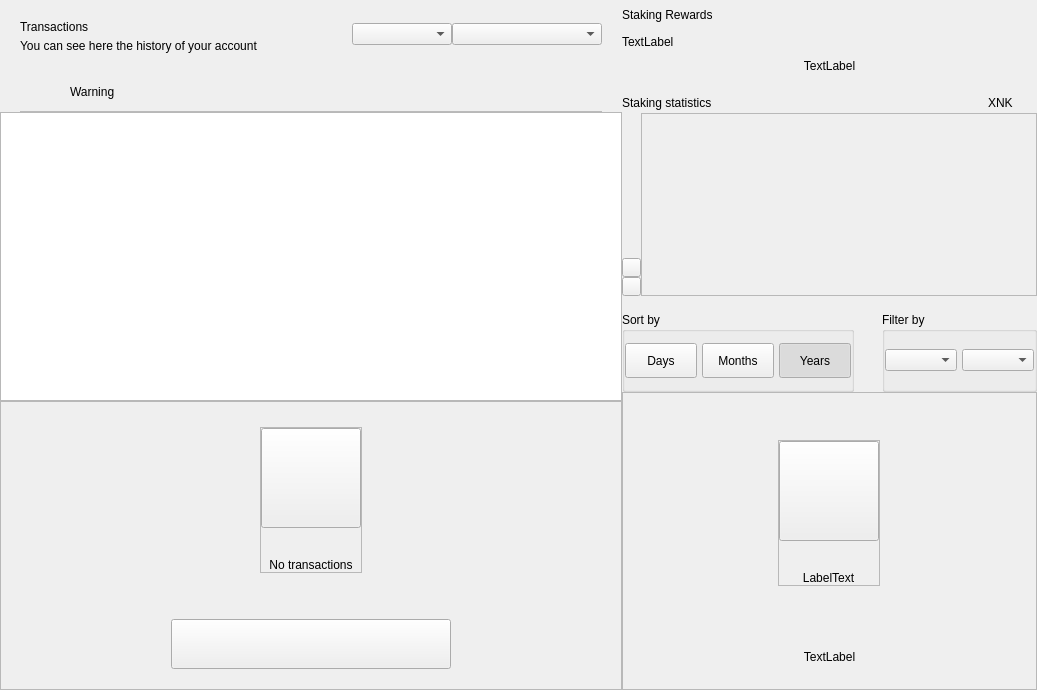
<?xml version="1.0" encoding="UTF-8"?>
<ui version="4.0">
 <class>DashboardWidget</class>
 <widget class="QWidget" name="DashboardWidget">
  <property name="geometry">
   <rect>
    <x>0</x>
    <y>0</y>
    <width>1037</width>
    <height>690</height>
   </rect>
  </property>
  <property name="windowTitle">
   <string>Form</string>
  </property>
  <layout class="QHBoxLayout" name="horizontalLayout_2" stretch="3,2">
   <property name="spacing">
    <number>0</number>
   </property>
   <property name="leftMargin">
    <number>0</number>
   </property>
   <property name="topMargin">
    <number>0</number>
   </property>
   <property name="rightMargin">
    <number>0</number>
   </property>
   <property name="bottomMargin">
    <number>0</number>
   </property>
   <item>
    <widget class="QWidget" name="left" native="true">
     <layout class="QVBoxLayout" name="left_2">
      <property name="spacing">
       <number>0</number>
      </property>
      <property name="leftMargin">
       <number>0</number>
      </property>
      <property name="topMargin">
       <number>0</number>
      </property>
      <property name="rightMargin">
       <number>0</number>
      </property>
      <property name="bottomMargin">
       <number>0</number>
      </property>
      <item>
       <layout class="QVBoxLayout" name="verticalLayout22">
        <property name="spacing">
         <number>0</number>
        </property>
        <property name="leftMargin">
         <number>20</number>
        </property>
        <property name="topMargin">
         <number>15</number>
        </property>
        <property name="rightMargin">
         <number>20</number>
        </property>
        <item>
         <widget class="QFrame" name="left_top_container">
          <layout class="QHBoxLayout" name="horizontalLayout">
           <property name="spacing">
            <number>0</number>
           </property>
           <property name="leftMargin">
            <number>0</number>
           </property>
           <property name="topMargin">
            <number>0</number>
           </property>
           <property name="rightMargin">
            <number>0</number>
           </property>
           <property name="bottomMargin">
            <number>0</number>
           </property>
           <item>
            <layout class="QVBoxLayout" name="verticalLayout_5">
             <property name="spacing">
              <number>5</number>
             </property>
             <property name="topMargin">
              <number>5</number>
             </property>
             <item>
              <widget class="QLabel" name="labelTitle">
               <property name="text">
                <string>Transactions</string>
               </property>
              </widget>
             </item>
             <item>
              <widget class="QLabel" name="labelSubtitle">
               <property name="text">
                <string>You can see here the history of your account</string>
               </property>
               <property name="alignment">
                <set>Qt::AlignLeading|Qt::AlignLeft|Qt::AlignVCenter</set>
               </property>
              </widget>
             </item>
            </layout>
           </item>
           <item>
            <spacer name="horizontalSpacer">
             <property name="orientation">
              <enum>Qt::Horizontal</enum>
             </property>
             <property name="sizeHint" stdset="0">
              <size>
               <width>40</width>
               <height>20</height>
              </size>
             </property>
            </spacer>
           </item>
           <item>
            <widget class="QComboBox" name="comboBoxSortType">
             <property name="minimumSize">
              <size>
               <width>100</width>
               <height>0</height>
              </size>
             </property>
            </widget>
           </item>
           <item>
            <widget class="QComboBox" name="comboBoxSort">
             <property name="minimumSize">
              <size>
               <width>150</width>
               <height>0</height>
              </size>
             </property>
            </widget>
           </item>
          </layout>
         </widget>
        </item>
       </layout>
      </item>
      <item>
       <spacer name="verticalSpacer">
        <property name="orientation">
         <enum>Qt::Vertical</enum>
        </property>
        <property name="sizeType">
         <enum>QSizePolicy::Fixed</enum>
        </property>
        <property name="sizeHint" stdset="0">
         <size>
          <width>20</width>
          <height>20</height>
         </size>
        </property>
       </spacer>
      </item>
      <item>
       <widget class="QWidget" name="layoutWarning" native="true">
        <layout class="QVBoxLayout" name="verticalLayout_3">
         <property name="spacing">
          <number>0</number>
         </property>
         <property name="leftMargin">
          <number>0</number>
         </property>
         <property name="topMargin">
          <number>0</number>
         </property>
         <property name="rightMargin">
          <number>0</number>
         </property>
         <property name="bottomMargin">
          <number>0</number>
         </property>
         <item>
          <widget class="QWidget" name="containerWarning" native="true">
           <layout class="QVBoxLayout" name="verticalLayout_21">
            <property name="spacing">
             <number>9</number>
            </property>
            <property name="leftMargin">
             <number>20</number>
            </property>
            <property name="topMargin">
             <number>9</number>
            </property>
            <property name="rightMargin">
             <number>20</number>
            </property>
            <property name="bottomMargin">
             <number>0</number>
            </property>
            <item>
             <widget class="QFrame" name="frameWarning">
              <property name="styleSheet">
               <string notr="true">border:none;</string>
              </property>
              <property name="frameShape">
               <enum>QFrame::StyledPanel</enum>
              </property>
              <property name="frameShadow">
               <enum>QFrame::Raised</enum>
              </property>
              <layout class="QHBoxLayout" name="horizontalLayout11" stretch="0,0,2">
               <property name="leftMargin">
                <number>0</number>
               </property>
               <property name="topMargin">
                <number>0</number>
               </property>
               <property name="rightMargin">
                <number>0</number>
               </property>
               <property name="bottomMargin">
                <number>0</number>
               </property>
               <item alignment="Qt::AlignVCenter">
                <widget class="QPushButton" name="imgWarning">
                 <property name="styleSheet">
                  <string notr="true">border:none;</string>
                 </property>
                 <property name="text">
                  <string/>
                 </property>
                 <property name="iconSize">
                  <size>
                   <width>24</width>
                   <height>24</height>
                  </size>
                 </property>
                </widget>
               </item>
               <item>
                <spacer name="horizontalSpacer_3">
                 <property name="orientation">
                  <enum>Qt::Horizontal</enum>
                 </property>
                 <property name="sizeType">
                  <enum>QSizePolicy::Fixed</enum>
                 </property>
                 <property name="sizeHint" stdset="0">
                  <size>
                   <width>12</width>
                   <height>20</height>
                  </size>
                 </property>
                </spacer>
               </item>
               <item alignment="Qt::AlignVCenter">
                <widget class="QLabel" name="lblWarning">
                 <property name="styleSheet">
                  <string notr="true"/>
                 </property>
                 <property name="text">
                  <string>Warning</string>
                 </property>
                 <property name="alignment">
                  <set>Qt::AlignBottom|Qt::AlignLeading|Qt::AlignLeft</set>
                 </property>
                </widget>
               </item>
              </layout>
             </widget>
            </item>
            <item>
             <widget class="QLabel" name="lblDivisory">
              <property name="minimumSize">
               <size>
                <width>0</width>
                <height>1</height>
               </size>
              </property>
              <property name="maximumSize">
               <size>
                <width>16777215</width>
                <height>1</height>
               </size>
              </property>
              <property name="styleSheet">
               <string notr="true">background-color:#bababa;</string>
              </property>
              <property name="text">
               <string/>
              </property>
              <property name="alignment">
               <set>Qt::AlignBottom|Qt::AlignLeading|Qt::AlignLeft</set>
              </property>
             </widget>
            </item>
           </layout>
          </widget>
         </item>
        </layout>
       </widget>
      </item>
      <item>
       <widget class="QListView" name="listTransactions">
        <property name="mouseTracking">
         <bool>true</bool>
        </property>
        <property name="selectionBehavior">
         <enum>QAbstractItemView::SelectItems</enum>
        </property>
        <property name="verticalScrollMode">
         <enum>QAbstractItemView::ScrollPerItem</enum>
        </property>
       </widget>
      </item>
      <item>
       <widget class="QFrame" name="emptyContainer">
        <property name="minimumSize">
         <size>
          <width>0</width>
          <height>100</height>
         </size>
        </property>
        <property name="frameShape">
         <enum>QFrame::StyledPanel</enum>
        </property>
        <property name="frameShadow">
         <enum>QFrame::Raised</enum>
        </property>
        <layout class="QVBoxLayout" name="verticalLayout_7" stretch="1,8,0,0">
         <property name="spacing">
          <number>0</number>
         </property>
         <property name="leftMargin">
          <number>0</number>
         </property>
         <property name="topMargin">
          <number>0</number>
         </property>
         <property name="rightMargin">
          <number>0</number>
         </property>
         <property name="bottomMargin">
          <number>20</number>
         </property>
         <item>
          <spacer name="verticalSpacer12">
           <property name="orientation">
            <enum>Qt::Vertical</enum>
           </property>
           <property name="sizeHint" stdset="0">
            <size>
             <width>20</width>
             <height>20</height>
            </size>
           </property>
          </spacer>
         </item>
         <item alignment="Qt::AlignHCenter|Qt::AlignVCenter">
          <widget class="QFrame" name="emptyScreen">
           <property name="sizePolicy">
            <sizepolicy hsizetype="Expanding" vsizetype="Expanding">
             <horstretch>0</horstretch>
             <verstretch>0</verstretch>
            </sizepolicy>
           </property>
           <property name="frameShape">
            <enum>QFrame::StyledPanel</enum>
           </property>
           <property name="frameShadow">
            <enum>QFrame::Raised</enum>
           </property>
           <layout class="QVBoxLayout" name="verticalLayout12">
            <property name="spacing">
             <number>30</number>
            </property>
            <property name="leftMargin">
             <number>0</number>
            </property>
            <property name="topMargin">
             <number>0</number>
            </property>
            <property name="rightMargin">
             <number>0</number>
            </property>
            <property name="bottomMargin">
             <number>0</number>
            </property>
            <item alignment="Qt::AlignHCenter|Qt::AlignVCenter">
             <widget class="QPushButton" name="pushImgEmpty">
              <property name="minimumSize">
               <size>
                <width>100</width>
                <height>100</height>
               </size>
              </property>
              <property name="maximumSize">
               <size>
                <width>100</width>
                <height>100</height>
               </size>
              </property>
              <property name="focusPolicy">
               <enum>Qt::NoFocus</enum>
              </property>
              <property name="text">
               <string/>
              </property>
              <property name="iconSize">
               <size>
                <width>100</width>
                <height>100</height>
               </size>
              </property>
             </widget>
            </item>
            <item alignment="Qt::AlignHCenter|Qt::AlignVCenter">
             <widget class="QLabel" name="labelEmpty">
              <property name="styleSheet">
               <string notr="true"/>
              </property>
              <property name="text">
               <string>No transactions</string>
              </property>
              <property name="alignment">
               <set>Qt::AlignCenter</set>
              </property>
             </widget>
            </item>
           </layout>
          </widget>
         </item>
         <item>
          <spacer name="verticalSpacer_21">
           <property name="orientation">
            <enum>Qt::Vertical</enum>
           </property>
           <property name="sizeHint" stdset="0">
            <size>
             <width>20</width>
             <height>40</height>
            </size>
           </property>
          </spacer>
         </item>
         <item alignment="Qt::AlignHCenter">
          <widget class="QPushButton" name="btnHowTo">
           <property name="minimumSize">
            <size>
             <width>280</width>
             <height>50</height>
            </size>
           </property>
           <property name="focusPolicy">
            <enum>Qt::NoFocus</enum>
           </property>
           <property name="text">
            <string/>
           </property>
          </widget>
         </item>
        </layout>
       </widget>
      </item>
     </layout>
    </widget>
   </item>
   <item>
    <widget class="QWidget" name="right" native="true">
     <property name="minimumSize">
      <size>
       <width>200</width>
       <height>0</height>
      </size>
     </property>
     <layout class="QVBoxLayout" name="verticalLayout_31">
      <property name="spacing">
       <number>0</number>
      </property>
      <property name="leftMargin">
       <number>0</number>
      </property>
      <property name="topMargin">
       <number>0</number>
      </property>
      <property name="rightMargin">
       <number>0</number>
      </property>
      <property name="bottomMargin">
       <number>0</number>
      </property>
      <item>
       <layout class="QVBoxLayout" name="verticalLayout_2" stretch="0,0,0,0,0,0,0">
        <property name="spacing">
         <number>0</number>
        </property>
        <item>
         <layout class="QHBoxLayout" name="horizontalLayout_3">
          <property name="spacing">
           <number>0</number>
          </property>
          <item>
           <layout class="QVBoxLayout" name="verticalLayout_6">
            <property name="spacing">
             <number>5</number>
            </property>
            <item>
             <widget class="QLabel" name="labelTitle2">
              <property name="minimumSize">
               <size>
                <width>0</width>
                <height>30</height>
               </size>
              </property>
              <property name="text">
               <string>Staking Rewards</string>
              </property>
             </widget>
            </item>
            <item>
             <widget class="QLabel" name="labelMessage">
              <property name="text">
               <string>TextLabel</string>
              </property>
             </widget>
            </item>
           </layout>
          </item>
          <item>
           <spacer name="horizontalSpacer_2">
            <property name="orientation">
             <enum>Qt::Horizontal</enum>
            </property>
            <property name="sizeType">
             <enum>QSizePolicy::MinimumExpanding</enum>
            </property>
            <property name="sizeHint" stdset="0">
             <size>
              <width>20</width>
              <height>20</height>
             </size>
            </property>
           </spacer>
          </item>
         </layout>
        </item>
        <item>
         <spacer name="verticalSpacer_4">
          <property name="orientation">
           <enum>Qt::Vertical</enum>
          </property>
          <property name="sizeType">
           <enum>QSizePolicy::Fixed</enum>
          </property>
          <property name="sizeHint" stdset="0">
           <size>
            <width>20</width>
            <height>10</height>
           </size>
          </property>
         </spacer>
        </item>
        <item>
         <layout class="QHBoxLayout" name="horizontalLayout_5" stretch="0">
          <property name="spacing">
           <number>0</number>
          </property>
          <item>
           <widget class="QLabel" name="labelAmountXnk">
            <property name="text">
             <string>TextLabel</string>
            </property>
            <property name="alignment">
             <set>Qt::AlignCenter</set>
            </property>
           </widget>
          </item>
         </layout>
        </item>
        <item>
         <spacer name="verticalSpacer_6">
          <property name="orientation">
           <enum>Qt::Vertical</enum>
          </property>
          <property name="sizeType">
           <enum>QSizePolicy::Fixed</enum>
          </property>
          <property name="sizeHint" stdset="0">
           <size>
            <width>20</width>
            <height>20</height>
           </size>
          </property>
         </spacer>
        </item>
        <item>
         <widget class="QWidget" name="layoutChart" native="true">
          <layout class="QVBoxLayout" name="verticalLayout_8" stretch="3,0">
           <property name="spacing">
            <number>16</number>
           </property>
           <property name="leftMargin">
            <number>0</number>
           </property>
           <property name="topMargin">
            <number>0</number>
           </property>
           <property name="rightMargin">
            <number>0</number>
           </property>
           <property name="bottomMargin">
            <number>0</number>
           </property>
           <item>
            <widget class="QWidget" name="verticalWidgetChart" native="true">
             <property name="minimumSize">
              <size>
               <width>0</width>
               <height>190</height>
              </size>
             </property>
             <property name="maximumSize">
              <size>
               <width>16777215</width>
               <height>16777215</height>
              </size>
             </property>
             <layout class="QVBoxLayout" name="verticalLayout_4" stretch="1,5">
              <property name="spacing">
               <number>0</number>
              </property>
              <property name="leftMargin">
               <number>0</number>
              </property>
              <property name="topMargin">
               <number>0</number>
              </property>
              <property name="rightMargin">
               <number>0</number>
              </property>
              <property name="bottomMargin">
               <number>0</number>
              </property>
              <item>
               <layout class="QHBoxLayout" name="horizontalLayout_4">
                <item>
                 <widget class="QLabel" name="labelChart">
                  <property name="text">
                   <string>Staking statistics</string>
                  </property>
                 </widget>
                </item>
                <item>
                 <spacer name="horizontalSpacer_4">
                  <property name="orientation">
                   <enum>Qt::Horizontal</enum>
                  </property>
                  <property name="sizeHint" stdset="0">
                   <size>
                    <width>40</width>
                    <height>20</height>
                   </size>
                  </property>
                 </spacer>
                </item>
                <item>
                 <widget class="QLabel" name="labelSquareXnk">
                  <property name="minimumSize">
                   <size>
                    <width>14</width>
                    <height>14</height>
                   </size>
                  </property>
                  <property name="maximumSize">
                   <size>
                    <width>14</width>
                    <height>14</height>
                   </size>
                  </property>
                  <property name="text">
                   <string/>
                  </property>
                 </widget>
                </item>
                <item>
                 <widget class="QLabel" name="labelXnk">
                  <property name="text">
                   <string>XNK</string>
                  </property>
                 </widget>
                </item>
                <item>
                 <spacer name="horizontalSpacer_5">
                  <property name="orientation">
                   <enum>Qt::Horizontal</enum>
                  </property>
                  <property name="sizeType">
                   <enum>QSizePolicy::Fixed</enum>
                  </property>
                  <property name="sizeHint" stdset="0">
                   <size>
                    <width>10</width>
                    <height>20</height>
                   </size>
                  </property>
                 </spacer>
                </item>
                <item>
                 <widget class="QLabel" name="labelSquarezXnk">
                  <property name="minimumSize">
                   <size>
                    <width>14</width>
                    <height>14</height>
                   </size>
                  </property>
                  <property name="maximumSize">
                   <size>
                    <width>14</width>
                    <height>14</height>
                   </size>
                  </property>
                  <property name="text">
                   <string/>
                  </property>
                 </widget>
                </item>
               </layout>
              </item>
              <item>
               <widget class="QWidget" name="chartContainer2" native="true">
                <property name="minimumSize">
                 <size>
                  <width>0</width>
                  <height>150</height>
                 </size>
                </property>
                <property name="styleSheet">
                 <string notr="true">#chartContainer{padding:0px; margin:0px;}</string>
                </property>
                <layout class="QHBoxLayout" name="horizontalLayout_11">
                 <property name="spacing">
                  <number>0</number>
                 </property>
                 <property name="leftMargin">
                  <number>0</number>
                 </property>
                 <property name="topMargin">
                  <number>0</number>
                 </property>
                 <property name="rightMargin">
                  <number>0</number>
                 </property>
                 <property name="bottomMargin">
                  <number>0</number>
                 </property>
                 <item>
                  <widget class="QWidget" name="containerChartArrow" native="true">
                   <property name="sizePolicy">
                    <sizepolicy hsizetype="Fixed" vsizetype="Preferred">
                     <horstretch>0</horstretch>
                     <verstretch>0</verstretch>
                    </sizepolicy>
                   </property>
                   <property name="minimumSize">
                    <size>
                     <width>19</width>
                     <height>0</height>
                    </size>
                   </property>
                   <property name="maximumSize">
                    <size>
                     <width>19</width>
                     <height>16777215</height>
                    </size>
                   </property>
                   <property name="styleSheet">
                    <string notr="true">#widget{
	padding:0px;
	margin:0px;
}</string>
                   </property>
                   <layout class="QVBoxLayout" name="verticalLayout_10">
                    <property name="spacing">
                     <number>0</number>
                    </property>
                    <property name="leftMargin">
                     <number>0</number>
                    </property>
                    <property name="rightMargin">
                     <number>0</number>
                    </property>
                    <property name="bottomMargin">
                     <number>0</number>
                    </property>
                    <item>
                     <spacer name="verticalSpacer_3">
                      <property name="orientation">
                       <enum>Qt::Vertical</enum>
                      </property>
                      <property name="sizeHint" stdset="0">
                       <size>
                        <width>20</width>
                        <height>127</height>
                       </size>
                      </property>
                     </spacer>
                    </item>
                    <item alignment="Qt::AlignVCenter">
                     <widget class="QWidget" name="containerArrows" native="true">
                      <layout class="QVBoxLayout" name="horizontalLayout_6" stretch="0,0">
                       <property name="spacing">
                        <number>0</number>
                       </property>
                       <property name="leftMargin">
                        <number>0</number>
                       </property>
                       <property name="topMargin">
                        <number>0</number>
                       </property>
                       <property name="rightMargin">
                        <number>0</number>
                       </property>
                       <property name="bottomMargin">
                        <number>0</number>
                       </property>
                       <item>
                        <widget class="QPushButton" name="pushButtonChartArrow">
                         <property name="minimumSize">
                          <size>
                           <width>19</width>
                           <height>19</height>
                          </size>
                         </property>
                         <property name="maximumSize">
                          <size>
                           <width>19</width>
                           <height>19</height>
                          </size>
                         </property>
                         <property name="focusPolicy">
                          <enum>Qt::NoFocus</enum>
                         </property>
                         <property name="styleSheet">
                          <string notr="true"/>
                         </property>
                         <property name="text">
                          <string/>
                         </property>
                        </widget>
                       </item>
                       <item>
                        <widget class="QPushButton" name="pushButtonChartRight">
                         <property name="minimumSize">
                          <size>
                           <width>19</width>
                           <height>19</height>
                          </size>
                         </property>
                         <property name="maximumSize">
                          <size>
                           <width>19</width>
                           <height>19</height>
                          </size>
                         </property>
                         <property name="focusPolicy">
                          <enum>Qt::NoFocus</enum>
                         </property>
                         <property name="styleSheet">
                          <string notr="true"/>
                         </property>
                         <property name="text">
                          <string/>
                         </property>
                        </widget>
                       </item>
                      </layout>
                     </widget>
                    </item>
                   </layout>
                  </widget>
                 </item>
                 <item>
                  <widget class="QFrame" name="chartContainer">
                   <property name="sizePolicy">
                    <sizepolicy hsizetype="Expanding" vsizetype="Preferred">
                     <horstretch>0</horstretch>
                     <verstretch>0</verstretch>
                    </sizepolicy>
                   </property>
                   <property name="styleSheet">
                    <string notr="true">padding:0px;
margin:0px;</string>
                   </property>
                   <property name="frameShape">
                    <enum>QFrame::StyledPanel</enum>
                   </property>
                   <property name="frameShadow">
                    <enum>QFrame::Raised</enum>
                   </property>
                  </widget>
                 </item>
                </layout>
               </widget>
              </item>
             </layout>
            </widget>
           </item>
           <item alignment="Qt::AlignVCenter">
            <widget class="QWidget" name="containerSort" native="true">
             <layout class="QHBoxLayout" name="horizontalLayout_6" stretch="3,2">
              <property name="spacing">
               <number>28</number>
              </property>
              <property name="leftMargin">
               <number>0</number>
              </property>
              <property name="topMargin">
               <number>0</number>
              </property>
              <property name="rightMargin">
               <number>0</number>
              </property>
              <property name="bottomMargin">
               <number>0</number>
              </property>
              <item>
               <widget class="QGroupBox" name="groupBoxChart">
                <property name="minimumSize">
                 <size>
                  <width>0</width>
                  <height>80</height>
                 </size>
                </property>
                <property name="maximumSize">
                 <size>
                  <width>16777215</width>
                  <height>80</height>
                 </size>
                </property>
                <property name="title">
                 <string>Sort by</string>
                </property>
                <layout class="QHBoxLayout" name="horizontalLayout_7">
                 <property name="spacing">
                  <number>5</number>
                 </property>
                 <property name="leftMargin">
                  <number>0</number>
                 </property>
                 <property name="rightMargin">
                  <number>0</number>
                 </property>
                 <item>
                  <widget class="QPushButton" name="pushButtonMonth">
                   <property name="minimumSize">
                    <size>
                     <width>50</width>
                     <height>35</height>
                    </size>
                   </property>
                   <property name="maximumSize">
                    <size>
                     <width>16777215</width>
                     <height>16777215</height>
                    </size>
                   </property>
                   <property name="focusPolicy">
                    <enum>Qt::NoFocus</enum>
                   </property>
                   <property name="text">
                    <string>Days</string>
                   </property>
                   <property name="checkable">
                    <bool>true</bool>
                   </property>
                   <property name="autoExclusive">
                    <bool>true</bool>
                   </property>
                  </widget>
                 </item>
                 <item>
                  <widget class="QPushButton" name="pushButtonYear">
                   <property name="minimumSize">
                    <size>
                     <width>50</width>
                     <height>35</height>
                    </size>
                   </property>
                   <property name="maximumSize">
                    <size>
                     <width>16777215</width>
                     <height>16777215</height>
                    </size>
                   </property>
                   <property name="focusPolicy">
                    <enum>Qt::NoFocus</enum>
                   </property>
                   <property name="text">
                    <string>Months</string>
                   </property>
                   <property name="checkable">
                    <bool>true</bool>
                   </property>
                   <property name="autoExclusive">
                    <bool>true</bool>
                   </property>
                  </widget>
                 </item>
                 <item>
                  <widget class="QPushButton" name="pushButtonAll">
                   <property name="sizePolicy">
                    <sizepolicy hsizetype="Preferred" vsizetype="Fixed">
                     <horstretch>0</horstretch>
                     <verstretch>0</verstretch>
                    </sizepolicy>
                   </property>
                   <property name="minimumSize">
                    <size>
                     <width>50</width>
                     <height>35</height>
                    </size>
                   </property>
                   <property name="maximumSize">
                    <size>
                     <width>16777215</width>
                     <height>16777215</height>
                    </size>
                   </property>
                   <property name="focusPolicy">
                    <enum>Qt::NoFocus</enum>
                   </property>
                   <property name="text">
                    <string>Years</string>
                   </property>
                   <property name="checkable">
                    <bool>true</bool>
                   </property>
                   <property name="checked">
                    <bool>true</bool>
                   </property>
                   <property name="autoExclusive">
                    <bool>true</bool>
                   </property>
                  </widget>
                 </item>
                </layout>
               </widget>
              </item>
              <item>
               <widget class="QGroupBox" name="container_chart_dropboxes">
                <property name="minimumSize">
                 <size>
                  <width>55</width>
                  <height>80</height>
                 </size>
                </property>
                <property name="maximumSize">
                 <size>
                  <width>16777215</width>
                  <height>80</height>
                 </size>
                </property>
                <property name="title">
                 <string>Filter by</string>
                </property>
                <layout class="QHBoxLayout" name="horizontalLayout_8" stretch="1,1">
                 <property name="spacing">
                  <number>5</number>
                 </property>
                 <property name="leftMargin">
                  <number>0</number>
                 </property>
                 <property name="topMargin">
                  <number>0</number>
                 </property>
                 <property name="rightMargin">
                  <number>0</number>
                 </property>
                 <property name="bottomMargin">
                  <number>0</number>
                 </property>
                 <item>
                  <widget class="QWidget" name="containerBoxMonths" native="true">
                   <property name="minimumSize">
                    <size>
                     <width>55</width>
                     <height>0</height>
                    </size>
                   </property>
                   <layout class="QHBoxLayout" name="horizontalLayout_9">
                    <property name="spacing">
                     <number>0</number>
                    </property>
                    <property name="leftMargin">
                     <number>0</number>
                    </property>
                    <property name="topMargin">
                     <number>0</number>
                    </property>
                    <property name="rightMargin">
                     <number>0</number>
                    </property>
                    <property name="bottomMargin">
                     <number>0</number>
                    </property>
                    <item>
                     <widget class="QComboBox" name="comboBoxMonths">
                      <property name="minimumSize">
                       <size>
                        <width>55</width>
                        <height>0</height>
                       </size>
                      </property>
                     </widget>
                    </item>
                   </layout>
                  </widget>
                 </item>
                 <item>
                  <widget class="QWidget" name="containerBoxYears" native="true">
                   <property name="sizePolicy">
                    <sizepolicy hsizetype="Preferred" vsizetype="Preferred">
                     <horstretch>0</horstretch>
                     <verstretch>0</verstretch>
                    </sizepolicy>
                   </property>
                   <property name="minimumSize">
                    <size>
                     <width>50</width>
                     <height>0</height>
                    </size>
                   </property>
                   <layout class="QHBoxLayout" name="horizontalLayout_10">
                    <property name="spacing">
                     <number>0</number>
                    </property>
                    <property name="leftMargin">
                     <number>0</number>
                    </property>
                    <property name="topMargin">
                     <number>0</number>
                    </property>
                    <property name="rightMargin">
                     <number>0</number>
                    </property>
                    <property name="bottomMargin">
                     <number>0</number>
                    </property>
                    <item>
                     <widget class="QComboBox" name="comboBoxYears">
                      <property name="minimumSize">
                       <size>
                        <width>40</width>
                        <height>0</height>
                       </size>
                      </property>
                     </widget>
                    </item>
                   </layout>
                  </widget>
                 </item>
                </layout>
               </widget>
              </item>
             </layout>
            </widget>
           </item>
          </layout>
         </widget>
        </item>
        <item>
         <widget class="QFrame" name="emptyContainerChart">
          <property name="minimumSize">
           <size>
            <width>0</width>
            <height>100</height>
           </size>
          </property>
          <property name="frameShape">
           <enum>QFrame::StyledPanel</enum>
          </property>
          <property name="frameShadow">
           <enum>QFrame::Raised</enum>
          </property>
          <layout class="QVBoxLayout" name="verticalLayout_71" stretch="1,8,0,0">
           <property name="spacing">
            <number>0</number>
           </property>
           <property name="leftMargin">
            <number>0</number>
           </property>
           <property name="topMargin">
            <number>0</number>
           </property>
           <property name="rightMargin">
            <number>0</number>
           </property>
           <property name="bottomMargin">
            <number>25</number>
           </property>
           <item>
            <spacer name="verticalSpacer11">
             <property name="orientation">
              <enum>Qt::Vertical</enum>
             </property>
             <property name="sizeHint" stdset="0">
              <size>
               <width>20</width>
               <height>20</height>
              </size>
             </property>
            </spacer>
           </item>
           <item alignment="Qt::AlignHCenter|Qt::AlignVCenter">
            <widget class="QFrame" name="emptyScreen1">
             <property name="sizePolicy">
              <sizepolicy hsizetype="Expanding" vsizetype="Expanding">
               <horstretch>0</horstretch>
               <verstretch>0</verstretch>
              </sizepolicy>
             </property>
             <property name="frameShape">
              <enum>QFrame::StyledPanel</enum>
             </property>
             <property name="frameShadow">
              <enum>QFrame::Raised</enum>
             </property>
             <layout class="QVBoxLayout" name="verticalLayout">
              <property name="spacing">
               <number>30</number>
              </property>
              <property name="leftMargin">
               <number>0</number>
              </property>
              <property name="topMargin">
               <number>0</number>
              </property>
              <property name="rightMargin">
               <number>0</number>
              </property>
              <property name="bottomMargin">
               <number>0</number>
              </property>
              <item alignment="Qt::AlignHCenter|Qt::AlignVCenter">
               <widget class="QPushButton" name="pushImgEmptyChart">
                <property name="minimumSize">
                 <size>
                  <width>100</width>
                  <height>100</height>
                 </size>
                </property>
                <property name="maximumSize">
                 <size>
                  <width>100</width>
                  <height>100</height>
                 </size>
                </property>
                <property name="focusPolicy">
                 <enum>Qt::NoFocus</enum>
                </property>
                <property name="text">
                 <string/>
                </property>
                <property name="iconSize">
                 <size>
                  <width>100</width>
                  <height>100</height>
                 </size>
                </property>
               </widget>
              </item>
              <item alignment="Qt::AlignHCenter|Qt::AlignVCenter">
               <widget class="QLabel" name="labelEmptyChart">
                <property name="styleSheet">
                 <string notr="true"/>
                </property>
                <property name="text">
                 <string>LabelText</string>
                </property>
                <property name="alignment">
                 <set>Qt::AlignCenter</set>
                </property>
               </widget>
              </item>
             </layout>
            </widget>
           </item>
           <item>
            <spacer name="verticalSpacer_2">
             <property name="orientation">
              <enum>Qt::Vertical</enum>
             </property>
             <property name="sizeHint" stdset="0">
              <size>
               <width>20</width>
               <height>40</height>
              </size>
             </property>
            </spacer>
           </item>
           <item>
            <widget class="QLabel" name="labelMessageEmpty">
             <property name="styleSheet">
              <string notr="true">#labelMessageEmpty {
	padding-left:30px;
	padding-right:30px;
}</string>
             </property>
             <property name="text">
              <string>TextLabel</string>
             </property>
             <property name="alignment">
              <set>Qt::AlignCenter</set>
             </property>
             <property name="wordWrap">
              <bool>true</bool>
             </property>
            </widget>
           </item>
          </layout>
         </widget>
        </item>
        <item>
         <widget class="QWidget" name="layoutShadow" native="true">
          <layout class="QVBoxLayout" name="verticalLayout_9">
           <property name="spacing">
            <number>0</number>
           </property>
           <property name="leftMargin">
            <number>0</number>
           </property>
           <property name="topMargin">
            <number>0</number>
           </property>
           <property name="rightMargin">
            <number>0</number>
           </property>
           <property name="bottomMargin">
            <number>0</number>
           </property>
          </layout>
         </widget>
        </item>
       </layout>
      </item>
     </layout>
    </widget>
   </item>
  </layout>
 </widget>
 <resources/>
 <connections/>
</ui>
